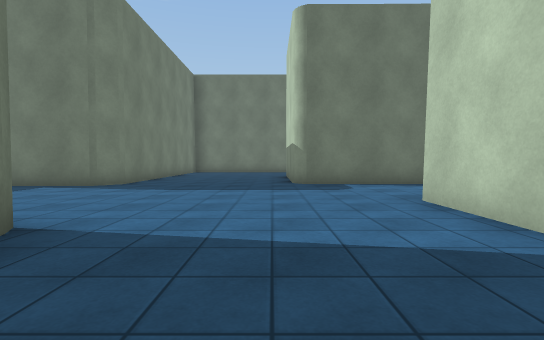
View 1 (above)

24 first-person views from a walk through a scene from a Unity 3-D project. The camera is 1.2 m above the floor, tilts 2° down and sees 85° across. The floor is counted in squares, 2 m on a side. Each view is taken from the middle of a square. On the plan, view 1 faces up. The plan holds only what a view shows up to about 9 squares ahead; the rest is blank. The place goes on beyond the plan. The player is left out. Some surface patterns are stand-ins.

View 2
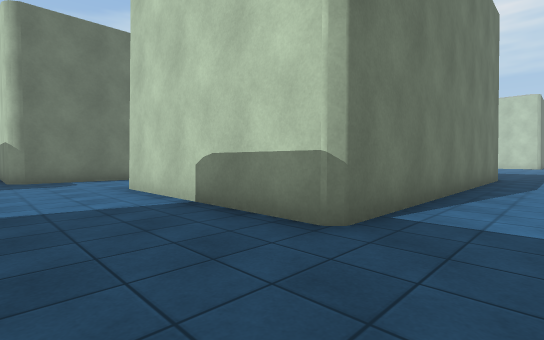

View 3
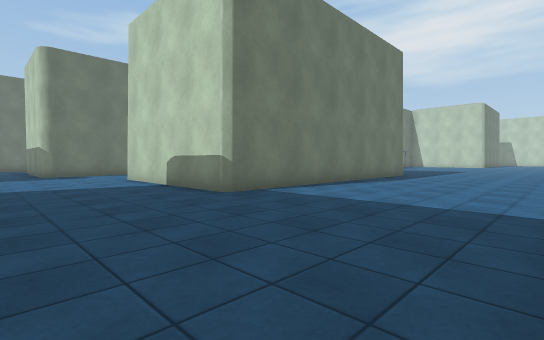

View 4
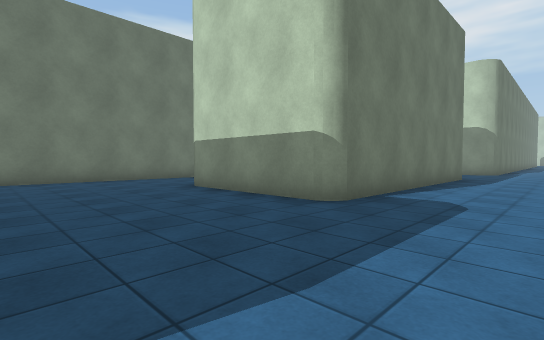

View 5
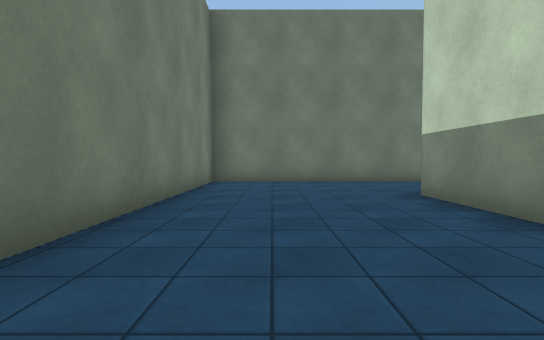

View 6
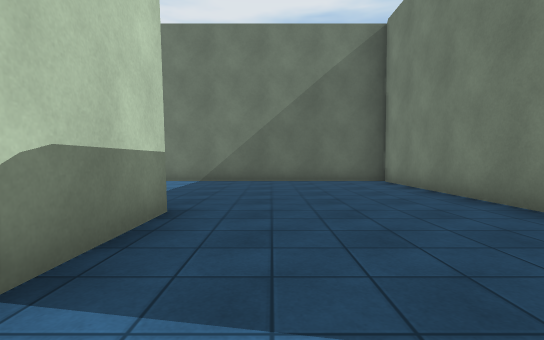

View 7
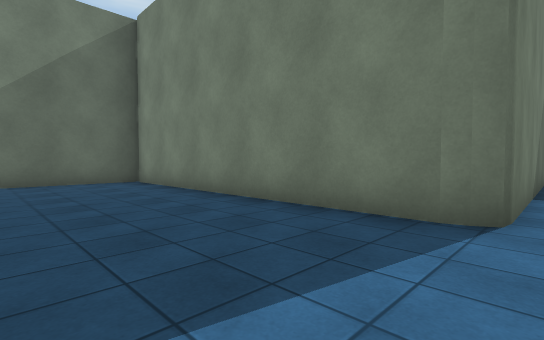

View 8
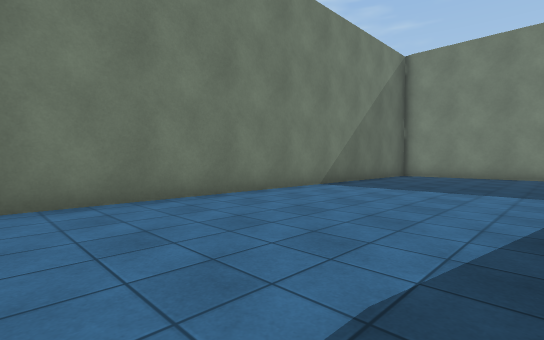

View 9
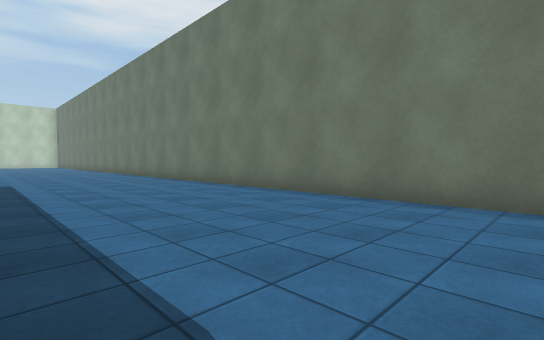

View 10
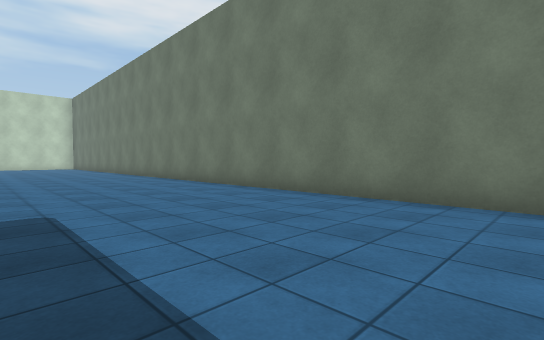

View 11
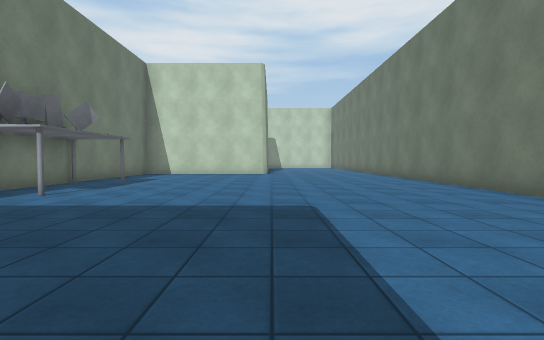

View 12
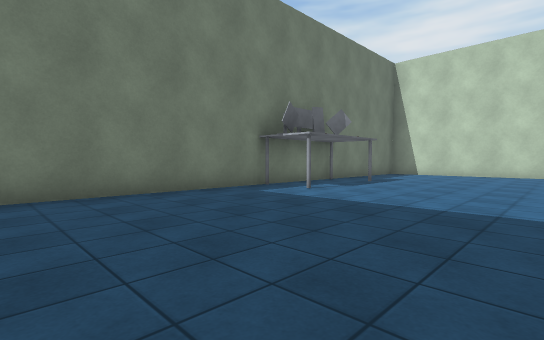

View 13
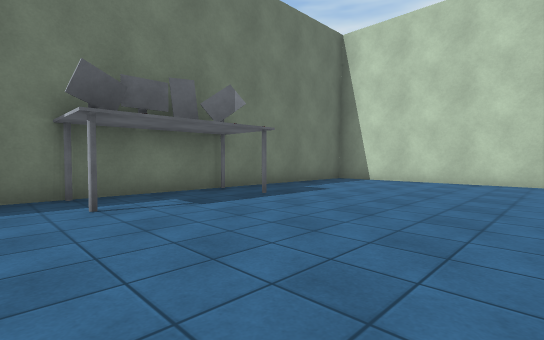

View 14
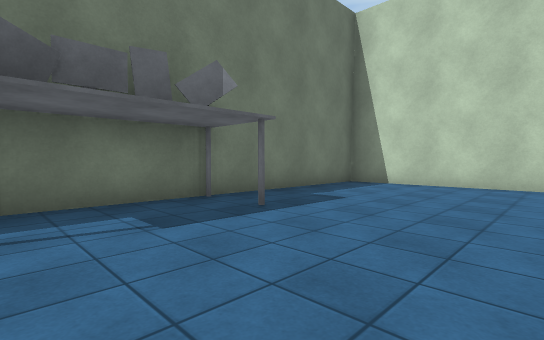

View 15
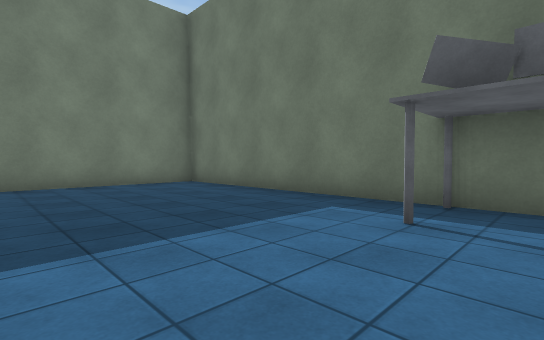

View 16
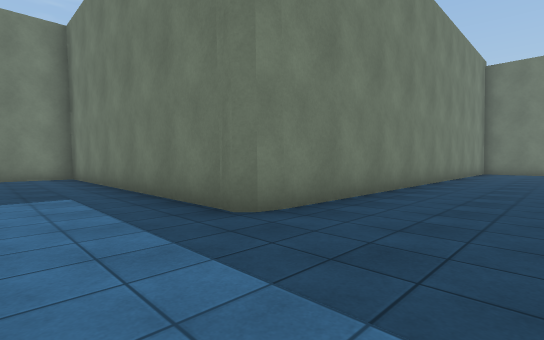

View 17
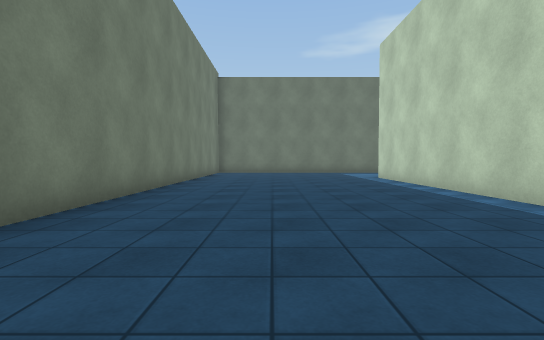

View 18
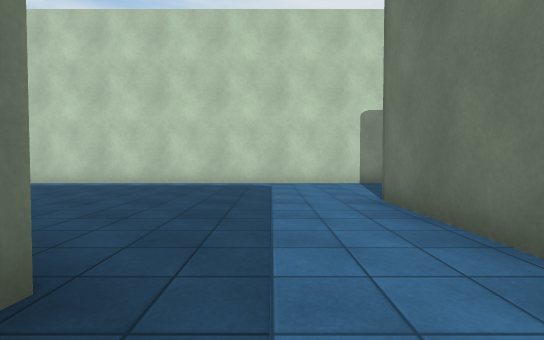

View 19
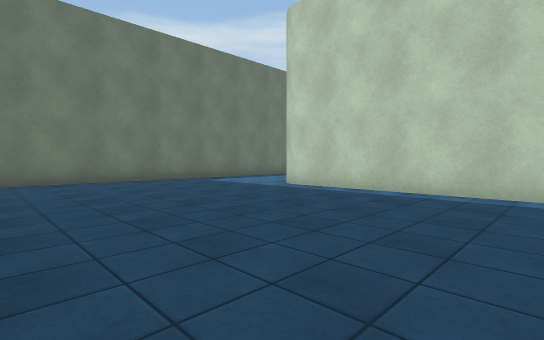

View 20
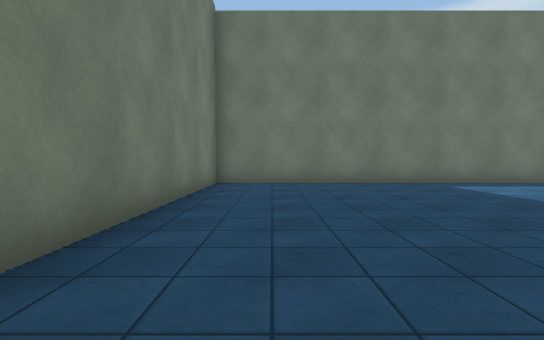

View 21
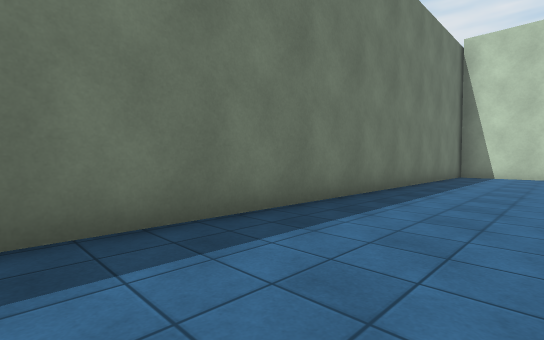

View 22
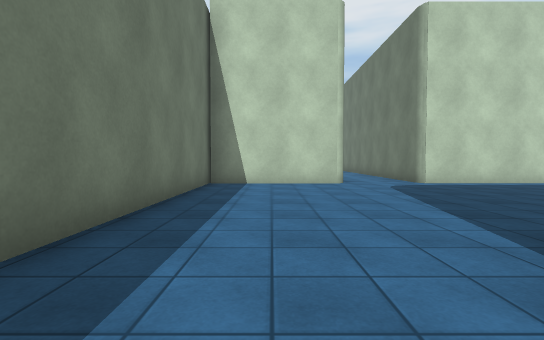

View 23
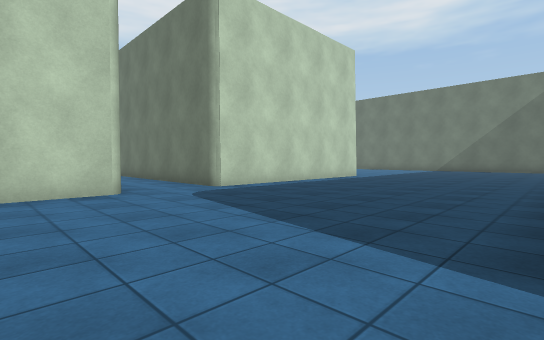

View 24
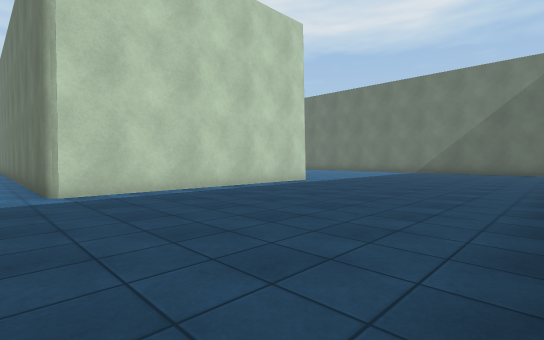

### Floor plan
Points are (right, up) in squares from view 1. A wall is a line through its corners. A room is listed if a view was taken in it or the views show most of it. See-through windows are left out.
Room 1 (views 1, 2, 3, 4, 5, 6, 7, 8, 9, 10, 11, 12, 13, 14, 15)
walls: (10.2, -0.6) (2.2, -0.6) (2.2, 4.4); (0.5, 7.6) (0.5, 11); (-2.1, 2.2) (-2.1, -5.3) (21.1, -5.3); (24.4, 3.9) (24.4, 4.3) (10.6, 4.3) (10.6, 0.2); (-4.5, 2.6) (-2.5, 2.6); (-0.6, 14.1) (-3.6, 14.1) (-3.6, 7.2) (-4.1, 6.7)
ways out: opening at (0.5, 12.5) to room 2; opening at (2.3, 6) to room 2; gap at (17, 4)
objects: other object (17, 3)
Room 2 (views 16, 17, 18, 19, 20, 21, 22, 23, 24)
walls: (21.5, 15) (21.5, 21.2) (24.5, 21.2); (10.5, 10.1) (10.5, 22.9); (21.5, 23.2) (21.5, 26.6) (4.6, 26.6) (4.6, 14.6); (4.6, 14.7) (4.5, 14.2); (4.1, 14.1) (-0.6, 14.1); (4.7, 11.4) (7.3, 11.4); (7.3, 7.2) (0.8, 7.3)
ways out: opening at (0.5, 12.5) to room 1; opening at (2.3, 6) to room 1

Positions as (right, up) in squares from view 1, and headings:
1: (0, 0), facing up
2: (0, -2), facing up-right
3: (-1, -5), facing up-right
4: (-3, 5), facing up-right
5: (-2, 6), facing up
6: (1, 3), facing down
7: (1, 3), facing down-left
8: (9, -1), facing down-left
9: (7, -1), facing down-right
10: (12, -1), facing down-right
11: (12, -1), facing right
12: (12, -1), facing up-right
13: (16, -1), facing up-right
14: (17, 0), facing up-right
15: (18, 0), facing up-left
16: (7, 12), facing up-left
17: (7, 13), facing up
18: (3, 13), facing right
19: (5, 18), facing up-right
20: (6, 19), facing up
21: (10, 24), facing up-right
22: (14, 25), facing right
23: (16, 25), facing down-right
24: (16, 22), facing down-right
